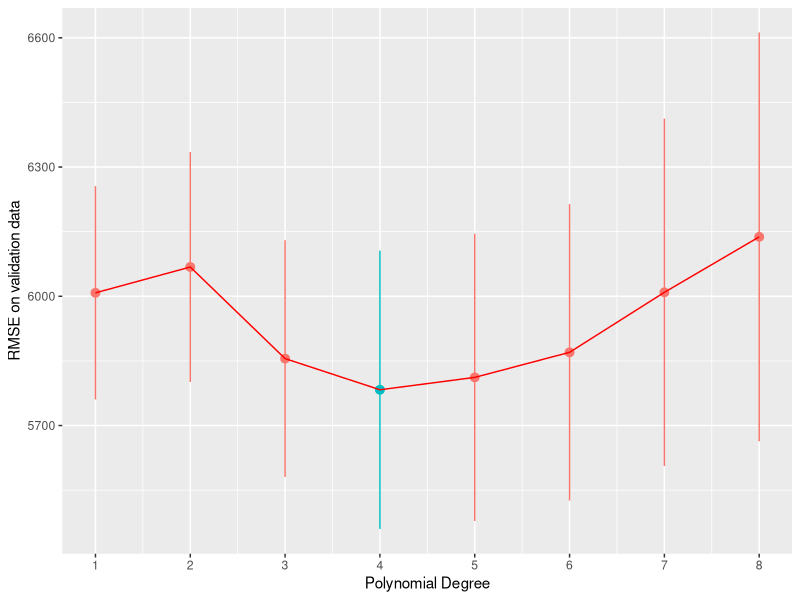

Source code (R):
## ---- chunk 1
library(tidyverse)
library(modelr)

trips_per_day <- read_tsv('trips_per_day.tsv')
head(trips_per_day)
## ---- chunk 2
set.seed(42)
num_folds <- 5
num_days <- nrow(trips_per_day)

frac_train <- .8
num_train <- floor(num_days * frac_train)

# randomly sample rows for the training set 
ndx <- sample(1:num_days, num_train, replace=F)

# used to fit the model
trips_per_day_train <- trips_per_day[ndx, ]

# used to evaluate the fit
trips_per_day_test <- trips_per_day[-ndx, ]

trips_per_day_cross <- trips_per_day_train |>
  mutate(fold = (row_number() %% num_folds) + 1)

head(trips_per_day_cross)
## ---- chunk 3
# fit a model for each polynomial degree
K <- 1:8
avg_validate_err <- c()
se_validate_err <- c()
for (k in K) {

  # do 5-fold cross-validation within each value of k
  validate_err <- c()
  for (f in 1:num_folds) {
    # fit on the training data
    trips_per_day_train <- filter(trips_per_day_cross, fold != f)
    model <- lm(num_trips ~ poly(tmin, k, raw = T), data=trips_per_day_train)

    # evaluate on the validation data
    trips_per_day_validate <- filter(trips_per_day_cross, fold == f)
    validate_err[f] <- sqrt(mean((predict(model, trips_per_day_validate) - trips_per_day_validate$num_trips)^2))
  }

  # compute the average validation error across folds
  # and the standard error on this estimate
  avg_validate_err[k] <- mean(validate_err)
  se_validate_err[k] <- sd(validate_err) / sqrt(num_folds)
}

## ---- chunk 4
plot_data <- data.frame(K, avg_validate_err, se_validate_err)
ggplot(plot_data, aes(x=K, y=avg_validate_err)) +
  geom_pointrange(aes(ymin=avg_validate_err - se_validate_err,
                      ymax=avg_validate_err + se_validate_err,
                      color=avg_validate_err == min(avg_validate_err))) +
  geom_line(color = "red") +
  scale_x_continuous(breaks=1:12) +
  theme(legend.position="none") +
  xlab('Polynomial Degree') +
  ylab('RMSE on validation data')
## ---- chunk 5
lowest_k <- plot_data |>
    slice_min(avg_validate_err, n=1) |>
    pull(K)

final_model <- lm(num_trips ~ poly(tmin, lowest_k, raw = T), data=trips_per_day_train)
sqrt(mean((predict(final_model, trips_per_day_test) - trips_per_day_test$num_trips)^2))
## ---- chunk 6

p1 <- 10 / 34
p2 <- 4/16

power.prop.test(n=c(34, 16), p1=p1, p2=p2, sig.level=0.05, alternative="one.sided")

power.prop.test(n=25, p1=p1, p2=p2, sig.level=0.05, alternative="one.sided")

power.prop.test(p1=p1, p2=p2, sig.level=0.05, alternative="one.sided", power=0.8)

